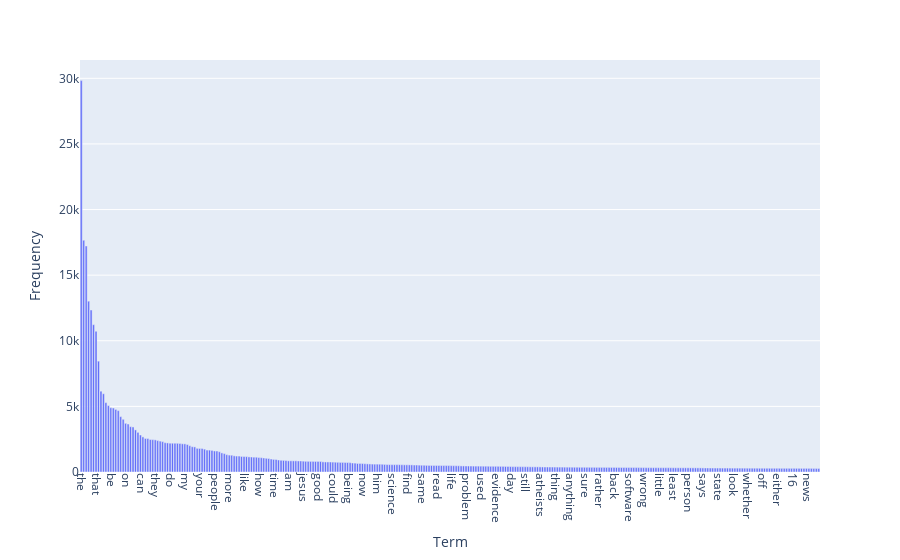

The notebook cell this image was saved under:
### Markdown cell above
### >>> **Exercise 15 (take home):** 
Additionally, you can attempt to sort the terms on the `x-axis` by frequency instead of in alphabetical order. This way the visualization is more meaninfgul and you will be able to observe the so called [long tail](https://en.wikipedia.org/wiki/Long_tail) (get familiar with this term since it will appear a lot in data mining and other statistics courses). see picture below

![alt txt](https://upload.wikimedia.org/wikipedia/commons/thumb/8/8a/Long_tail.svg/1000px-Long_tail.svg.png)

### Code cell
# Answer here
df_test = pd.DataFrame({
    "Term": count_vect.get_feature_names_out(),
    "Frequency": term_frequencies
})

df_test = df_test.sort_values(by='Frequency', ascending=False)
df_test = df_test.head(300)

fig = px.bar(df_test, x='Term', y="Frequency", category_orders={"Term": df_test['Term']})
fig.update_xaxes(tickangle=90)
fig.show()

### Figure 1 — Plotly figure (JSON) as saved in the notebook; plotly's stock layout.template omitted (floating-point values rounded to 4 significant figures; data arrays with more than 128 entries replaced by an {"elided": "..."} marker saying what was removed)
{"data": [{"alignmentgroup": "True", "hovertemplate": "Term=%{x}<br>Frequency=%{y}<extra></extra>", "legendgroup": "", "marker": {"color": "#636efa", "pattern": {"shape": ""}}, "name": "", "offsetgroup": "", "orientation": "v", "showlegend": false, "textposition": "auto", "type": "bar", "x": {"elided": "300 str values"}, "xaxis": "x", "y": {"elided": "300 int values"}, "yaxis": "y"}], "layout": {"barmode": "relative", "legend": {"tracegroupgap": 0}, "margin": {"t": 60}, "xaxis": {"anchor": "y", "categoryarray": {"elided": "300 str values"}, "categoryorder": "array", "domain": [0, 1], "tickangle": 90, "title": {"text": "Term"}}, "yaxis": {"anchor": "x", "domain": [0, 1], "title": {"text": "Frequency"}}}}
